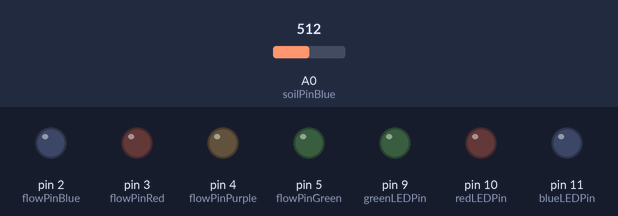
Bench run of a sketch on a simulated Arduino Uno, built with avr-gcc and run on an emulated ATmega328P. Shown: output pins drawn as LEDs (lit = HIGH). Inputs (shaded band) come from the test bench; at power-on: A0 (soilPinBlue) = 512. Pins used as bus, display or sensor lines are not drawn; what the sketch prints to the serial monitor is not drawn.

Above: at 0.05 s.
At 4.0 s:
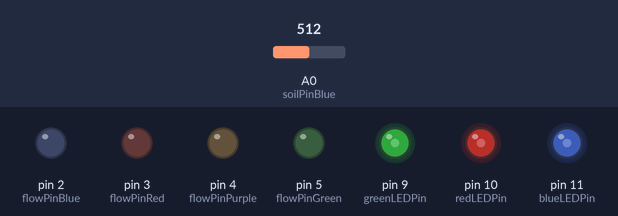
At 8.0 s:
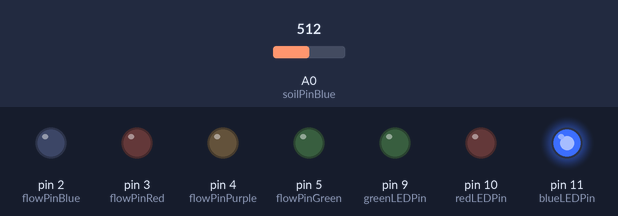
Timing chart, 0 to 10.4 s (numbered marks = the images above):
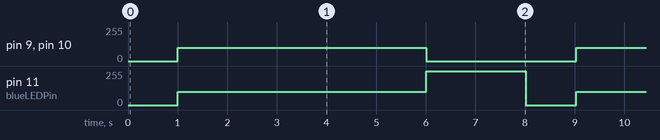

Measured:
- by itself, pin 9 (greenLEDPin), pin 10 (redLEDPin): alternates 100/255 for 5.0 s and 0/255 for 3.0 s
- by itself, pin 11 (blueLEDPin): repeats every 8.0 s: 255/255 2.0 s, 0/255 1.0 s, 100/255 5.0 s

The sketch:

autowaterdev.ino
```cpp
int soilCheckInterval = 1000; //value for reading interval in ms

int waterLevel = 1; // hard set to 1 until water level sensor connected
//int waterlevel();//comment out above line and uncomment this line when water sensor is connected

//values for storing moisture values
//int readSoil();
int valBlue = 0;
int valRed = 0;
int valPurple = 0;
int valGreen = 0;


int pin2;
int pin3;
int pin4;
int pin5;


//Declare variables for the soil moisture sensor pins
const int soilPinBlue = A0;
const int soilPinRed = A1;
const int soilPinPurple = A2;
const int soilPinGreen = A3;
const int waterSourcePin = A4;

//Variables for Soil moisture Power pins
const int soilPowerBlue = 6;
const int soilPowerRed = 7;
const int soilPowerPurple = 8;
//pin 9,10,11 reserved for indicator LED
const int soilPowerGreen = 12;

//Relay and Solenoid control for pump and valve pins
const int pumpPwr = 13;
const int flowPinBlue = 2;
const int flowPinRed = 3;
const int flowPinPurple = 4;
const int flowPinGreen = 5;

//Digital read from flowPin's for debugging
int relayStateBlue;
int relayStateRed;
int relayStatePurple;
int relayStateGreen;

//minimum and maximum moisture values to trigger pump and solenoid
const int blueOn = 999;
const int blueOff = 600;
const int redOn = 999;
const int redOff = 600;
const int PurpleOn = 999;
const int PurpleOff = 600;
const int greenOn = 999;
const int greenOff = 600;


//Begin feedback variables
int greenLEDPin = 9;    // LED connected to digital pin 9
int redLEDPin = 10;     // LED connected to digital pin 10
int blueLEDPin = 11;    // LED connected to digital pin 11

int indicateBlue = 0;
int indicateRed = 0;
int indicatePurple = 0;
int indicateGreen = 0;


void setColor(int red, int green, int blue)
{
  #ifdef COMMON_ANODE
    red = 255 - red;
    green = 255 - green;
    blue = 255 - blue;
  #endif
  analogWrite(redLEDPin, red);
  analogWrite(greenLEDPin, green);
  analogWrite(blueLEDPin, blue);
}

void readSoil()
{
	{

	    setColor(100,100,100);

	    digitalWrite(soilPowerBlue, HIGH);//turn D7 "On"
	    digitalWrite(soilPowerRed, HIGH);//turn D8 "On"
	    digitalWrite(soilPowerPurple, HIGH);//turn D9 "On"
	    digitalWrite(soilPowerGreen, HIGH);//turn D10 "On"

	    delay(10);//wait 10 milliseconds

	    valBlue = analogRead(soilPinBlue);//Read the SIG value form sensor
	    valRed = analogRead(soilPinBlue);//Read the SIG value form sensor
	    valPurple = analogRead(soilPinBlue);//Read the SIG value form sensor
	    valGreen = analogRead(soilPinBlue);//Read the SIG value form sensor

	    digitalWrite(soilPowerBlue, LOW);//turn D7 "Off"
	    digitalWrite(soilPowerRed, LOW);//turn D8 "Off"
	    digitalWrite(soilPowerPurple, LOW);//turn D9 "Off"
	    digitalWrite(soilPowerGreen, LOW);//turn D10 "Off"

	    delay(5000);//keep LED on for 1 sec
	    setColor(0,0,0);//turn LED off


	    return valBlue;//send current moisture value
	    return valRed;//send current moisture value
	    return valPurple;//send current moisture value
	    return valGreen;//send current moisture value
}
}

void flowActivate()
{
	if (valBlue > blueOn)
	{
	      digitalWrite(flowPinBlue, HIGH);   // turn the relay on
	      indicateBlue = 1;
	}
	if (valBlue < blueOff)
	{
	      digitalWrite(flowPinBlue, LOW);    // turn the relay off
	      indicateBlue = 0;
	}
	if (valRed > redOn)
	{
	      digitalWrite(flowPinRed, HIGH);   // turn the relay on
	      indicateRed = 1;
	}
	if (valRed < redOff)
	{
	      digitalWrite(flowPinRed, LOW);    // turn the relay off
	      indicateRed = 0;
	}
	if (valPurple > PurpleOn)
	{
	      digitalWrite(flowPinPurple, HIGH);   // turn the relay on
	      indicatePurple = 1;
	}
	if (valPurple < PurpleOff)
	{
	      digitalWrite(flowPinPurple, LOW);    // turn the relay off
	      indicatePurple = 0;
	}
	if (valGreen > greenOn)
	{
	      digitalWrite(flowPinGreen, HIGH);   // turn the relay on
	      indicateGreen = 1;
	}
	if (valGreen < greenOff)
	{
	      digitalWrite(flowPinGreen, LOW);    // turn the relay off
	      indicateGreen = 0;
	}
	if ((indicateBlue + indicateRed + indicatePurple + indicateGreen) > 0)
	{
	       digitalWrite(pumpPwr, HIGH);
	}
	else
	{
	       digitalWrite(pumpPwr, LOW);
	}
	    return indicateBlue;
	    return indicateRed;
	    return indicatePurple;
	    return indicateGreen;
}


//Rather than powering the sensor through the 3.3V or 5V pins,
//we'll use a digital pin to power the sensor. This will
//prevent corrosion of the sensor as it sits in the soil.
void setup()
{
  Serial.begin(9600);   // open serial over USB

  //pinMode(indicatorLED, OUTPUT); //LED to indicate reading / pumping status

  pinMode(soilPowerBlue, OUTPUT);//Set D7 as an OUTPUT
  pinMode(flowPinBlue, OUTPUT);//Set D3 as OUTPUT
  digitalWrite(soilPowerBlue, LOW);//Set to LOW so no power is flowing through the sensor
  digitalWrite(flowPinBlue, LOW);//Set to LOW Relay & solenoid for pump(off) and valve(closed)

  pinMode(soilPowerRed, OUTPUT);//Set D8 as an OUTPUT
  pinMode(flowPinRed, OUTPUT);//Set D4 as OUTPUT
  digitalWrite(soilPowerRed, LOW);//Set to LOW so no power is flowing through the sensor
  digitalWrite(flowPinRed, LOW);//Set to LOW Relay & solenoid for pump(off) and valve(closed)

  pinMode(soilPowerPurple, OUTPUT);//Set D9 as an OUTPUT
  pinMode(flowPinPurple, OUTPUT);//Set D5 as OUTPUT
  digitalWrite(soilPowerPurple, LOW);//Set to LOW so no power is flowing through the sensor
  digitalWrite(flowPinPurple, LOW);//Set to LOW Relay & solenoid for pump(off) and valve(closed)

  pinMode(soilPowerGreen, OUTPUT);//Set D10 as an OUTPUT
  pinMode(flowPinGreen, OUTPUT);//Set D6 as OUTPUT
  digitalWrite(soilPowerGreen, LOW);//Set to LOW so no power is flowing through the sensor
  digitalWrite(flowPinGreen, LOW);//Set to LOW Relay & solenoid for pump(off) and valve(closed)
}

void loop(){


//waterLevel = analogRead(waterSourcePin); //uncomment line when water level sensor attached

while (waterLevel > 0)
{
	delay(soilCheckInterval);//take a reading every x ms's

	readSoil();//runs readSoil function to get sensor values; returns valBlue, valRed, valPurple, valGreen

	flowActivate(); //runs fuction to activate pump and solenoids based on sensor values

	//Begin indicator light for pump / solenoid
	if (indicateBlue = 1) {
	      setColor(0,0,255);
	      delay(500);
	      setColor(0,0,0);
	}
	if (indicateRed = 1) {
	      setColor(0,0,255);
	      delay(500);
	      setColor(0,0,0);
	}
	if (indicatePurple = 1) {
	      setColor(0,0,255);
	      delay(500);
	      setColor(0,0,0);
	}
	if (indicateGreen = 1) {
	      setColor(0,0,255);
	      delay(500);
	      setColor(0,0,0);
	}
	setColor(0,0,0);

	relayStateBlue = digitalRead(flowPinBlue);
	relayStateRed = digitalRead(flowPinRed);
	relayStatePurple = digitalRead(flowPinPurple);
	relayStateGreen = digitalRead(flowPinGreen);


	//Serial Monitor debugging
	Serial.print("Soil Moisture = ");
	Serial.print("valBlue ");
	Serial.println(valBlue);
    Serial.print("valRed ");
    Serial.println(valRed);
    Serial.print("valPurple ");
    Serial.println(valPurple);
    Serial.print("valGreen ");
    Serial.println(valGreen);

    pin2 = digitalRead(2);
    pin3 = digitalRead(3);
    pin4 = digitalRead(4);
    pin5 = digitalRead(5);

	Serial.println (pin2);
	Serial.println (pin3);
	Serial.println (pin4);
	Serial.println (pin5);
}
//low water warning light
setColor(0,0,255);
delay(250);
setColor(0,0,255);
delay(250);
setColor(0,0,255);
delay(250);
setColor(0,0,255);
delay(250);
}
```
